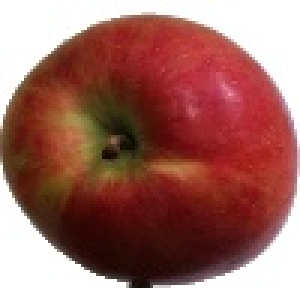
#> input picture Homework/HW 3/dataset/train/apple_139.jpg, 100 x 100 px (shown 3 times larger); its folder holds 4 pictures in this run
$ python dataUtils.py
#> lines starting #> are read from the running program, lines starting #| are printed output that depends on the picture
'''
이번 과제는 사과와 바나나를 구별하는 네트워크를 만드는 것입니다.
데이터셋은 training 1024장, validation 188장으로 구성되어 있습니다.
training set은 사과 512장, 바나나 512장 으로 이루어져 있습니다.
'''
import PIL.Image as Image
import matplotlib.pyplot as plt
import numpy as np
import glob
import os.path as osp

class Dataloader():
    '''
    Dataloader는 학습할 이미지의 경로를 받아 학습할 이미지와 정답을 출력합니다.
    minibatch: 학습할 데이터를 mini batch로 묶어 출력합니다.
    data augmentation을 추가하고 싶은 학생은 자유롭게 추가하여 학습해도 됩니다.
    '''
    def __init__(self, imagePath, minibatch=None, shuffle=False):

        self.imgList = glob.glob(imagePath+'/*')
        self.targets = [1 if osp.basename(path)[0]=='a' else 0 for path in self.imgList]

        if minibatch is None:
            self.step = len(self.imgList)
        else:
            self.step = minibatch
        self.size = self.len()

    def len(self):
        return len(self.imgList)

    def getImage(self, idx):
#> called with idx = 1
        try:
            img = Image.open(self.imgList[idx])
#> img is the input picture: PIL image 100x100 RGB; mean R, G, B 160.1, 107.7, 100.6
        except:
            print("Undable to find correspoding input image.")

        ## DATA transform
        # add more data augmentation if you need
        img = img.resize((50,50))
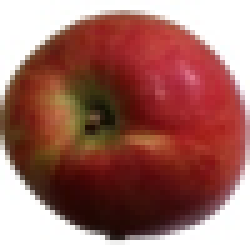
#> img: PIL image 50x50 RGB (shown 5 times larger); mean R, G, B 159.9, 107.5, 100.5
        # img.show()
        # data augmentation end

        img = np.array(img)
        img = img.reshape(1,-1).T # flatten image
#> img = 7500 values, max 255 at index 0, min 1 at index 3803, mean 122.6
        img = img/255  # normalize
#> img = 7500 values, max 1 at index 0, min 0.00392 at index 3803, mean 0.481

        return img

    def getTarget(self,idx):
        return self.targets[idx]

    def __iter__(self):
        # self.index = 0
        self.index = np.array(range(self.step))
        return self

    def __next__(self):
        if self.index[-1] >= self.size:
            raise StopIteration

        imgs = np.concatenate([self.getImage(x) for x in self.index], axis=1)
        targets = np.array(list(map(self.getTarget, self.index)))
        self.index += self.step

        return imgs, targets


if __name__=='__main__':
    root='dataset/train'
    #root = 'testing/train'

    ld = Dataloader(root, minibatch=3)
    img = ld.getImage(1)
    for i, (imgs, targets) in enumerate(ld):
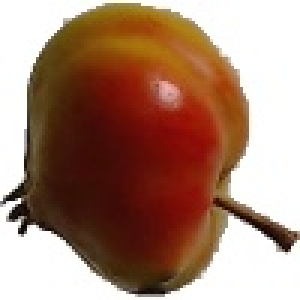
#> input picture Homework/HW 3/dataset/train/apple_111.jpg, 100 x 100 px (shown 3 times larger)
#> in getImage (call 2), `img = img.resize((50,50))`:
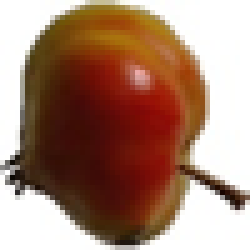
#> img: PIL image 50x50 RGB (shown 5 times larger); mean R, G, B 168, 132.8, 115.2
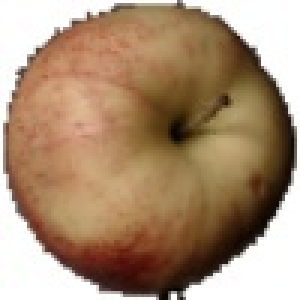
#> input picture Homework/HW 3/dataset/train/apple_155.jpg, 100 x 100 px (shown 3 times larger)
#> in getImage (call 4), `img = img.resize((50,50))`:
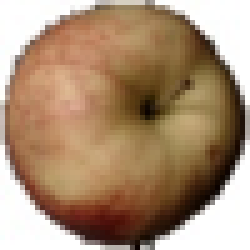
#> img: PIL image 50x50 RGB (shown 5 times larger); mean R, G, B 170.2, 142.6, 116.4
        print(imgs.shape)
        print(targets.shape)
        pass
